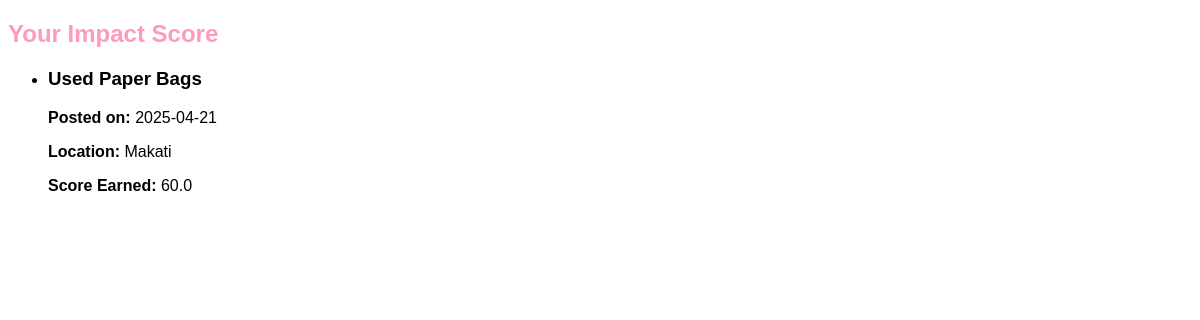
The page /impact (signed in) on the database as committed earlier.
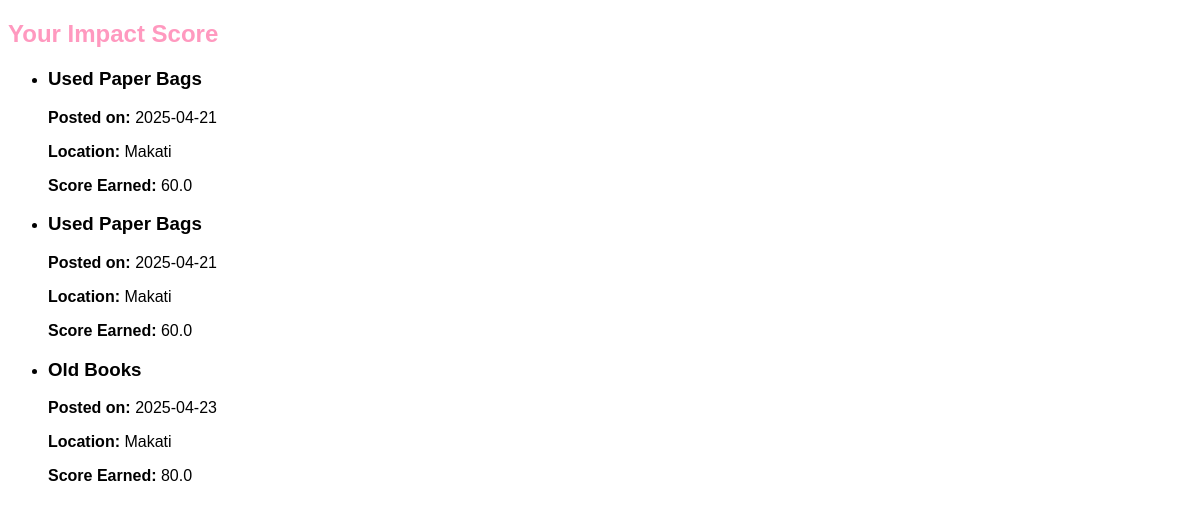
The same page on the database as committed later.
### tables this page shows
CREATE TABLE postings (
    postings_id INTEGER PRIMARY KEY AUTOINCREMENT,
    donor_user_id INTEGER NOT NULL,
    post_title TEXT NOT NULL,
    description TEXT NULL,
    post_status TEXT CHECK (post_status IN ("New", "Open", "Locked", "Collected")) NOT NULL,
    collector_by_user_id INTEGER NOT NULL,
    post_date DATETIME NOT NULL,
    collection_date DATETIME NULL,
    item_id INTEGER NOT NULL,
    approval_date DATETIME,
    quantity INTEGER NOT NULL,
    pick_up_location TEXT,
    score REAL,
    is_deleted BOOLEAN DEFAULT FALSE,
    FOREIGN KEY (donor_user_id) REFERENCES users(user_id),
    FOREIGN KEY (collector_by_user_id) REFERENCES users(user_id),
    FOREIGN KEY (item_id) REFERENCES items(item_id)
);

### app.py (the view)
    @app.route('/impact')
    def impact():
        user_id = session['user_id']  # Assuming the user is logged in and their ID is in the session
        conn = get_db_connection()
        cursor = conn.cursor()
        cursor.execute("""
            SELECT
                p.postings_id,
                p.post_title,
                p.post_date,
                p.pick_up_location,
                p.score
            FROM postings p
            WHERE p.donor_user_id = ? AND p.is_deleted = 0
        """, (user_id,))
        rows = cursor.fetchall()
        donations = []
        total_score = 0  # Initialize total_score
        for row in rows:
            donations.append({
                'post_title': row['post_title'],
                'score': row['score'],
                'post_date': row['post_date'],
                'pick_up_location': row['pick_up_location']
            })
            total_score += row['score']  # Accumulate the score
        conn.close()
        return render_template('impact.html', donations=donations)

### app.py (called while the page is built)
def get_db_connection():
    conn = sqlite3.connect("ecoexchange.db")
    conn.row_factory = sqlite3.Row
    print("✅ Database connected successfully!")  # Debugging print
    return conn

### templates/impact.html (shortened to what this page needs)
<!DOCTYPE html>
<html lang="en">
<head>
    <link rel="stylesheet" href="{{ url_for('static', filename='css/profile.css') }}">
</head>
<body>
    <div class="impact-section">
        <h2 class="page-title">Your Impact Score {{ total_score }}</h2>
        {% if donations %}
            <ul class="donation-list">
                {% for donation in donations %}
                    <li class="donation-card">
                        <h3 class="donation-title">{{ donation.post_title }}</h3>
                        <p><strong>Posted on:</strong> {{ donation.post_date }}</p>
                        <p><strong>Location:</strong> {{ donation.pick_up_location }}</p>
                        <p><strong>Score Earned:</strong> {{ donation.score }}</p>
                    </li>
                {% endfor %}
            </ul>
        {% else %}
            <p class="no-donations">No donations have been made yet.</p>
        {% endif %}
    </div>
</body>
</html>

Rows that differ between the two databases and show on the page:
added postings: post_title "Used Paper Bags", post_date "2025-04-21", pick_up_location "Makati", score "60.0"
added postings: post_title "Old Books", post_date "2025-04-23", pick_up_location "Makati", score "80.0"
